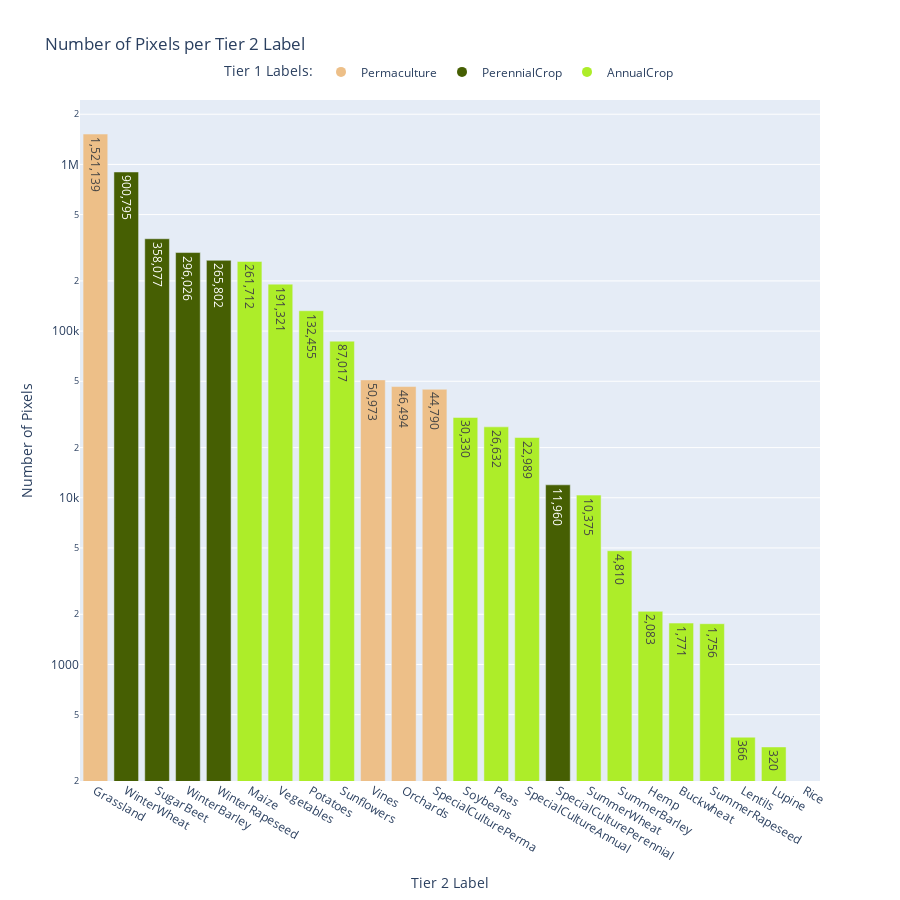

This figure's notebook cell:
### Code cell
tier2_keys = [i for i in pixels_by_tier_category['tier2'].keys() if i != 0]
tier2_labels = [f"{dataset_info['tier2'][i]}" for i in tier2_keys]
tier2_pixels = [pixels_by_tier_category['tier2'][i] for i in tier2_keys]
tier2_to_tier1 = [dataset_info['tier2_to_tier1'][i] for i in tier2_keys]

tier2_data = pd.DataFrame({
    'tier2_label': tier2_labels,
    'count': tier2_pixels,
    'tier1_label': [dataset_info['tier1'][tier1_index] for tier1_index in tier2_to_tier1]
})
tier2_data = tier2_data.sort_values(by='count', ascending=False)

# Create a unique color for each tier1 category
random.seed(9)
color_map = {tier: f'rgba({random.randint(0, 255)}, {random.randint(0, 255)}, {random.randint(0, 255)}, 1)' for tier in tier2_data['tier1_label'].unique()}
bar_colors = tier2_data['tier1_label'].map(color_map)

fig = go.Figure()

fig.add_trace(go.Bar(
    x=tier2_data['tier2_label'],
    y=tier2_data['count'],
    marker_color=bar_colors,
    text=[f"{count:,}" for tier2, count in zip(tier2_data['tier2_label'], tier2_data['count'])],
    showlegend=False  # Hide the bar trace from the legend
))

fig.update_traces(
    hovertemplate="<b>%{x}</b><br>Count: %{y}<br>Tier 1: %{text}"
)

legend_items = [go.Scatter(
    x=[None], y=[None],
    mode='markers',
    marker=dict(size=10, color=color),
    legendgroup=tier,
    showlegend=True,
    name=tier
) for tier, color in color_map.items()]

for item in legend_items:
    fig.add_trace(item)

fig.update_layout(
    title="Number of Pixels per Tier 2 Label",
    xaxis_title="Tier 2 Label",
    yaxis_title="Number of Pixels",
    yaxis_type="log",
    height=900,
    showlegend=True,
    legend=dict(
        title="Tier 1 Labels:",
        orientation="h",  # Horizontal orientation
        yanchor="bottom",
        y=1.02,
        xanchor="center",
        x=0.5
    )
)

fig.write_image("../assets/ZueriCrop_2.0_Seasonality_F_Tier_2_Class_Distribution.pdf", width=1200, height=600)

fig.show()

### Figure 1 — Plotly figure (JSON) as saved in the notebook; plotly's stock layout.template omitted (floating-point values rounded to 4 significant figures)
{"data": [{"hovertemplate": "<b>%{x}</b><br>Count: %{y}<br>Tier 1: %{text}", "marker": {"color": ["rgba(237, 191, 136, 1)", "rgba(70, 95, 3, 1)", "rgba(70, 95, 3, 1)", "rgba(70, 95, 3, 1)", "rgba(70, 95, 3, 1)", "rgba(173, 237, 41, 1)", "rgba(173, 237, 41, 1)", "rgba(173, 237, 41, 1)", "rgba(173, 237, 41, 1)", "rgba(237, 191, 136, 1)", "rgba(237, 191, 136, 1)", "rgba(237, 191, 136, 1)", "rgba(173, 237, 41, 1)", "rgba(173, 237, 41, 1)", "rgba(173, 237, 41, 1)", "rgba(70, 95, 3, 1)", "rgba(173, 237, 41, 1)", "rgba(173, 237, 41, 1)", "rgba(173, 237, 41, 1)", "rgba(173, 237, 41, 1)", "rgba(173, 237, 41, 1)", "rgba(173, 237, 41, 1)", "rgba(173, 237, 41, 1)", "rgba(173, 237, 41, 1)"]}, "showlegend": false, "text": ["1,521,139", "900,795", "358,077", "296,026", "265,802", "261,712", "191,321", "132,455", "87,017", "50,973", "46,494", "44,790", "30,330", "26,632", "22,989", "11,960", "10,375", "4,810", "2,083", "1,771", "1,756", "366", "320", "0"], "type": "bar", "x": ["Grassland", "WinterWheat", "SugarBeet", "WinterBarley", "WinterRapeseed", "Maize", "Vegetables", "Potatoes", "Sunflowers", "Vines", "Orchards", "SpecialCulturePerma", "Soybeans", "Peas", "SpecialCultureAnnual", "SpecialCulturePerennial", "SummerWheat", "SummerBarley", "Hemp", "Buckwheat", "SummerRapeseed", "Lentils", "Lupine", "Rice"], "y": [1521139, 900795, 358077, 296026, 265802, 261712, 191321, 132455, 87017, 50973, 46494, 44790, 30330, 26632, 22989, 11960, 10375, 4810, 2083, 1771, 1756, 366, 320, 0]}, {"legendgroup": "Permaculture", "marker": {"color": "rgba(237, 191, 136, 1)", "size": 10}, "mode": "markers", "name": "Permaculture", "showlegend": true, "type": "scatter", "x": [null], "y": [null]}, {"legendgroup": "PerennialCrop", "marker": {"color": "rgba(70, 95, 3, 1)", "size": 10}, "mode": "markers", "name": "PerennialCrop", "showlegend": true, "type": "scatter", "x": [null], "y": [null]}, {"legendgroup": "AnnualCrop", "marker": {"color": "rgba(173, 237, 41, 1)", "size": 10}, "mode": "markers", "name": "AnnualCrop", "showlegend": true, "type": "scatter", "x": [null], "y": [null]}], "layout": {"height": 900, "legend": {"orientation": "h", "title": {"text": "Tier 1 Labels:"}, "x": 0.5, "xanchor": "center", "y": 1.02, "yanchor": "bottom"}, "showlegend": true, "title": {"text": "Number of Pixels per Tier 2 Label"}, "xaxis": {"title": {"text": "Tier 2 Label"}}, "yaxis": {"title": {"text": "Number of Pixels"}, "type": "log"}}}
